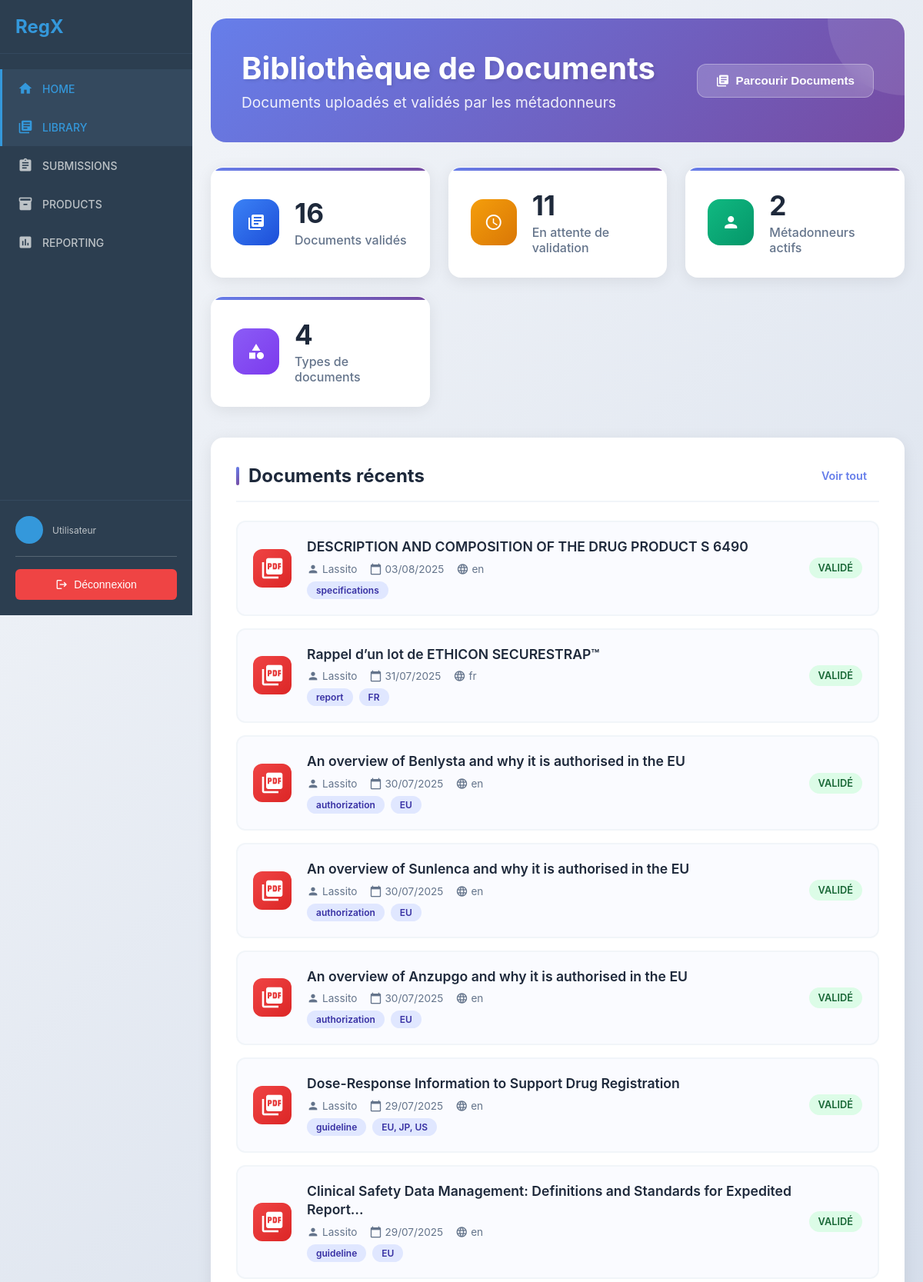
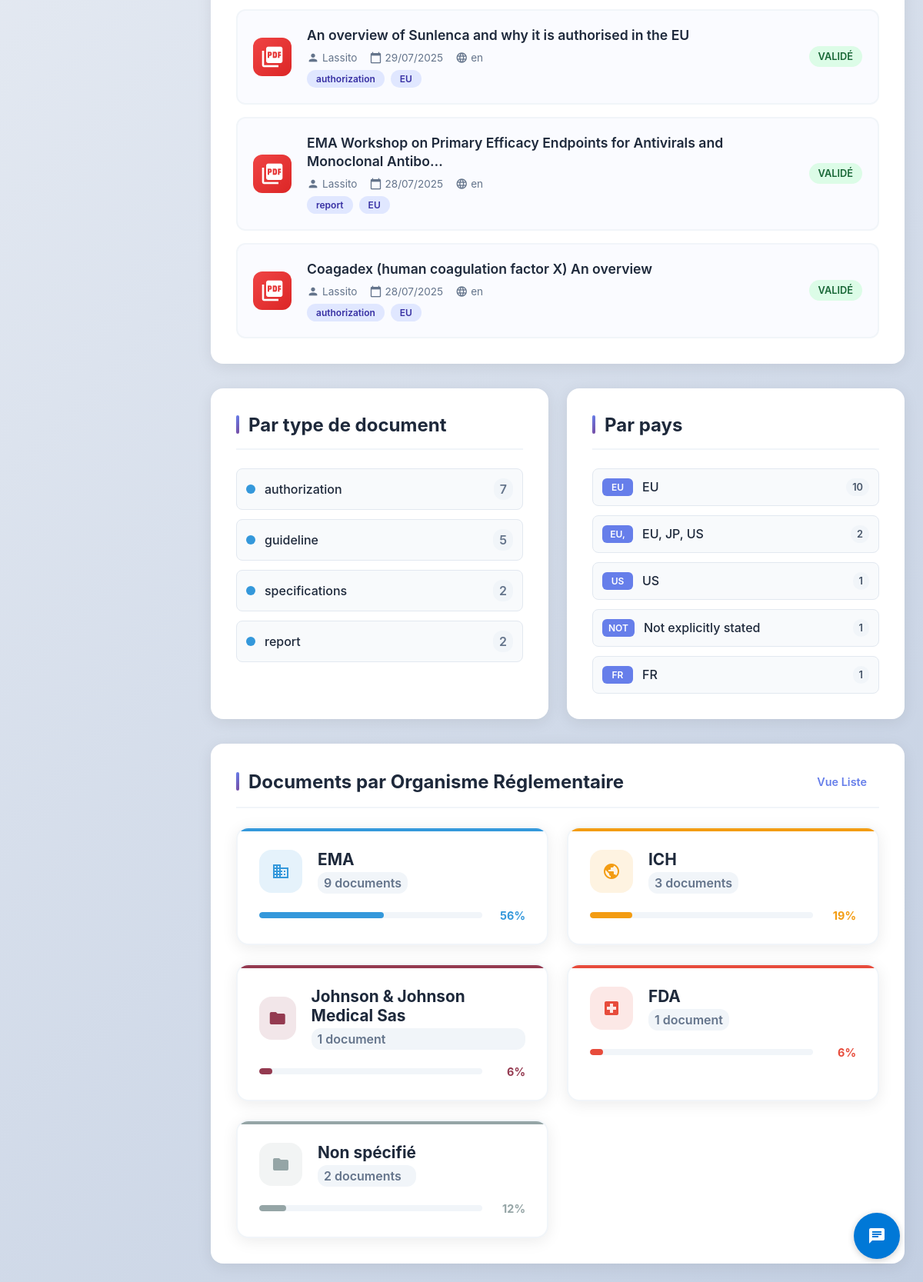
The app's page /client/library/ with its own data (2 pictures, top to bottom).
### rawdocs/models.py (models this page shows, shortened)
class RawDocument(models.Model):
    url = models.URLField(help_text="URL d'origine du PDF", blank=True)
    file = models.FileField(upload_to=pdf_upload_to, help_text="Fichier PDF téléchargé")
    created_at = models.DateTimeField(auto_now_add=True)
    owner = models.ForeignKey(
        settings.AUTH_USER_MODEL,
        on_delete=models.CASCADE,
        related_name='raw_documents',
        null=True, blank=True,
        help_text="Utilisateur qui a téléchargé ce document"
    )
    is_validated = models.BooleanField(default=False, help_text="Document validé par un métadonneur")
    validated_at = models.DateTimeField(null=True, blank=True)
    is_ready_for_expert = models.BooleanField(default=False, help_text="Document prêt pour révision expert")
    expert_ready_at = models.DateTimeField(null=True, blank=True,
                                           help_text="Date à laquelle le document est devenu prêt pour l'expert")
    total_pages = models.IntegerField(default=0, help_text="Nombre total de pages")
    pages_extracted = models.BooleanField(default=False, help_text="Pages extraites individuellement")
    title = models.TextField(blank=True, help_text="Titre du document")
    doc_type = models.CharField("Type", max_length=100, blank=True, help_text="Type du document (guide, rapport…)")
    publication_date = models.CharField(max_length=100, blank=True, help_text="Date de publication")
    version = models.CharField(max_length=50, blank=True, help_text="Version extraite")
    source = models.CharField(max_length=255, blank=True, help_text="Organisation émettrice (EMA, FDA…)")
    context = models.TextField(blank=True, help_text="Contexte extrait (2 phrases max)")
    country = models.CharField(max_length=100, blank=True, help_text="Pays détecté (GPE ou TLD)")
    language = models.CharField(max_length=10, blank=True, help_text="Langue détectée (fr, en…)")
    url_source = models.URLField(blank=True, help_text="URL d'origine pour référence")

### client/library/views.py (the view)
# urls.py: path('', views.library_dashboard, name='dashboard'),
def library_dashboard(request):
    total_documents = cache.get('total_documents')
    if total_documents is None:
        total_documents = RawDocument.objects.filter(is_validated=True).count()
        cache.set('total_documents', total_documents, 300)  # 5 minutes
    pending_validation = RawDocument.objects.filter(is_validated=False).count()
    total_metadonneurs = RawDocument.objects.values('owner').distinct().count()
    recent_documents = RawDocument.objects.filter(
        is_validated=True
    ).select_related('owner').order_by('-created_at')[:10]
    document_type_stats = cache.get('document_type_stats')
    if document_type_stats is None:
        document_type_stats = RawDocument.objects.filter(
            is_validated=True
        ).exclude(doc_type='').values('doc_type').annotate(
            count=Count('id')
        ).order_by('-count')[:5]
        cache.set('document_type_stats', document_type_stats, 300)
    country_stats = cache.get('country_stats')
    if country_stats is None:
        country_stats = RawDocument.objects.filter(
            is_validated=True
        ).exclude(country='').values('country').annotate(
            count=Count('id')
        ).order_by('-count')[:5]
        cache.set('country_stats', country_stats, 300)
    source_categories = cache.get('source_categories')
    if source_categories is None:
        source_stats = RawDocument.objects.filter(
            is_validated=True
        ).values('source').annotate(
            count=Count('id')
        ).order_by('-count')
        categories = {}
        unspecified_count = 0
        unspecified_terms = [
            '', 'NOT EXPLICITLY STATED', 'NON SPÉCIFIÉ', 'NON SPECIFIE',
            'NOT SPECIFIED', 'UNSPECIFIED', 'UNKNOWN', 'N/A', 'NA',
            'NOT AVAILABLE', 'NON DISPONIBLE', 'AUTRE', 'OTHER'
        ]
        for stat in source_stats:
            source_raw = stat['source'] or ''
            source_upper = source_raw.upper().strip()
            count = stat['count']
            if not source_raw or source_upper in unspecified_terms:
                unspecified_count += count
                continue
            matched_key = None
            for key, meta in KNOWN_SOURCES.items():
                if any(alias in source_upper for alias in meta['aliases']):
                    matched_key = key
                    break
            if matched_key:
                if matched_key not in categories:
                    categories[matched_key] = {
                        'name': KNOWN_SOURCES[matched_key]['name'],
                        'count': 0,
                        'color': KNOWN_SOURCES[matched_key]['color']
                    }
                categories[matched_key]['count'] += count
            else:
                custom_key = source_upper.strip().replace(' ', '_')[:32]
                if custom_key not in categories:
                    categories[custom_key] = {
                        'name': source_raw.strip().title() or 'Autre',
                        'count': 0,
                        'color': random_color(source_upper)
                    }
                categories[custom_key]['count'] += count
        if unspecified_count > 0:
            categories['NON_SPECIFIE'] = {
                'name': 'Non spécifié',
                'count': unspecified_count,
                'color': '#95a5a6'  # Couleur grise pour les non spécifiés
            }
        source_categories = categories
        cache.set('source_categories', source_categories, 300)
    context = {
        'total_documents': total_documents,
        'pending_validation': pending_validation,
        'total_metadonneurs': total_metadonneurs,
        'recent_documents': recent_documents,
        'document_type_stats': document_type_stats,
        'country_stats': country_stats,
        'source_categories': source_categories,  # Catégories dynamiques
    }
    return render(request, 'client/library/dashboard.html', context)

### chatbot/templatetags/chatbot_tags.py (called while the page is built)
@register.simple_tag
def chatbot_widget():
    return render_to_string('chatbot/chatbot_widget.html')

### client/library/views.py (called while the page is built)
def random_color(name):
    h = int(hashlib.sha256(name.encode()).hexdigest(), 16)
    r = (h % 200) + 30
    g = ((h >> 8) % 200) + 30
    b = ((h >> 16) % 200) + 30
    return f'#{r:02x}{g:02x}{b:02x}'

### client/templatetags/document_filters.py (called while the page is built)
@register.filter
def document_title(document):
    if document.title and document.title.strip():
        return document.title.strip()
    if document.file:
        clean_name = clean_filename(document.file)
        if clean_name:
            return clean_name
    return "Document sans titre"

### templates/client/library/dashboard.html (shortened to what this page needs)
{% extends 'client/base.html' %}
{% load static %}
{% load document_filters %}
{% block extra_css %}
<link rel="stylesheet" href="{% static 'css/library.css' %}">
{% endblock %}
{% block content %}
<div class="library-dashboard">
    <div class="page-header">
        <div class="header-content">
            <div class="header-info">
                <h1>Bibliothèque de Documents</h1>
                <p>Documents uploadés et validés par les métadonneurs</p>
            </div>
            <div class="header-actions">
                <button class="btn btn-primary" onclick="location.href='{% url 'client:library:document_list' %}'">
                    <i class="material-icons">library_books</i>
                    Parcourir Documents
                </button>
            </div>
        </div>
    </div>
    <div class="stats-grid">
        <div class="stat-card">
            <div class="stat-icon blue">
                <i class="material-icons">library_books</i>
            </div>
            <div class="stat-content">
                <h3>{{ total_documents }}</h3>
                <p>Documents validés</p>
            </div>
        </div>
        <div class="stat-card">
            <div class="stat-icon orange">
                <i class="material-icons">schedule</i>
            </div>
            <div class="stat-content">
                <h3>{{ pending_validation }}</h3>
                <p>En attente de validation</p>
            </div>
        </div>
        <div class="stat-card">
            <div class="stat-icon green">
                <i class="material-icons">person</i>
            </div>
            <div class="stat-content">
                <h3>{{ total_metadonneurs }}</h3>
                <p>Métadonneurs actifs</p>
            </div>
        </div>
        <div class="stat-card">
            <div class="stat-icon purple">
                <i class="material-icons">category</i>
            </div>
            <div class="stat-content">
                <h3>{{ document_type_stats|length }}</h3>
                <p>Types de documents</p>
            </div>
        </div>
    </div>
    <div class="dashboard-content">
        <div class="dashboard-section">
            <div class="section-header">
                <h2>Documents récents</h2>
                <a href="{% url 'client:library:document_list' %}" class="view-all">Voir tout</a>
            </div>
            <div class="documents-list">
                {% for document in recent_documents %}
                <div class="document-card" onclick="location.href='{% url 'client:library:document_detail' document.pk %}'">
                    <div class="document-icon">
                        <i class="material-icons">picture_as_pdf</i>
                    </div>
                    <div class="document-content">
                        <h4>{{ document|document_title|truncatechars:80 }}</h4>
                        <div class="document-meta">
                            <span class="meta-item">
                                <i class="material-icons">person</i>
                                {{ document.owner.username|default:"Anonyme" }}
                            </span>
                            <span class="meta-item">
                                <i class="material-icons">calendar_today</i>
                                {{ document.created_at|date:"d/m/Y" }}
                            </span>
                            {% if document.language %}
                            <span class="meta-item">
                                <i class="material-icons">language</i>
                                {{ document.language }}
                            </span>
                            {% endif %}
                        </div>
                        {% if document.doc_type %}
                        <div class="document-tags">
                            <span class="tag">{{ document.doc_type }}</span>
                            {% if document.country %}
                            <span class="tag">{{ document.country }}</span>
                            {% endif %}
                        </div>
                        {% endif %}
                    </div>
                    <div class="document-actions">
                        <span class="status validated">Validé</span>
                    </div>
                </div>
                {% empty %}
                <div class="empty-state">
                    <i class="material-icons">library_books</i>
                    <h3>Aucun document disponible</h3>
                    <p>Les documents uploadés et validés par les métadonneurs apparaîtront ici.</p>
                </div>
                {% endfor %}
            </div>
        </div>
        <div class="dashboard-grid">
            <div class="dashboard-section">
                <div class="section-header">
                    <h2>Par type de document</h2>
                </div>
                <div class="category-stats">
                    {% for type_stat in document_type_stats %}
                    <div class="category-item" onclick="location.href='{% url 'client:library:documents_by_type' type_stat.doc_type %}'" style="cursor: pointer; transition: all 0.3s ease;">
                        <div class="category-color" style="background-color: #3498db;"></div>
                        <span class="category-name">{{ type_stat.doc_type }}</span>
                        <span class="category-count">{{ type_stat.count }}</span>
                    </div>
                    {% empty %}
                    <p class="no-data">Aucun type de document détecté</p>
                    {% endfor %}
                </div>
            </div>
            <div class="dashboard-section">
                <div class="section-header">
                    <h2>Par pays</h2>
                </div>
                <div class="authority-stats">
                    {% for country_stat in country_stats %}
                    <div class="authority-item" onclick="location.href='{% url 'client:library:documents_by_country' country_stat.country %}'" style="cursor: pointer; transition: all 0.3s ease;">
                        <span class="authority-code">{{ country_stat.country|slice:":3"|upper }}</span>
                        <span class="authority-name">{{ country_stat.country }}</span>
                        <span class="authority-count">{{ country_stat.count }}</span>
                    </div>
                    {% empty %}
                    <p class="no-data">Aucun pays détecté</p>
                    {% endfor %}
                </div>
            </div>
        </div>
        {% if source_categories %}
        <div class="dashboard-section">
            <div class="section-header">
                <h2>Documents par Organisme Réglementaire</h2>
                <div style="display: flex; gap: 8px;">
                    <a href="{% url 'client:library:document_list_horizontal' %}" class="view-all">Vue Liste</a>
                </div>
            </div>
            <div class="source-categories-grid">
                {% for key, category in source_categories.items %}
                <div class="source-category-card"
                     style="--category-color: {{ category.color }}; --category-color-light: {{ category.color }}20;"
                     onclick="location.href='{% url 'client:library:documents_by_category' key|lower %}'">
                    <div class="category-header">
                        <div class="category-icon">
                            <i class="material-icons">
                            </i>
                        </div>
                        <div class="category-info">
                            <h3>{{ category.name }}</h3>
                            <p class="category-count">{{ category.count }} document{{ category.count|pluralize }}</p>
                        </div>
                    </div>
                    <div class="category-progress">
                        <div class="progress-bar">
                            <div class="progress-fill" style="width: {% widthratio category.count total_documents 100 %}%;"></div>
                        </div>
                        <span class="progress-text">{% widthratio category.count total_documents 100 %}%</span>
                    </div>
                </div>
                {% endfor %}
            </div>
        </div>
        {% endif %}
    </div>
</div>
{% endblock %}

### static/css/main.css (style rules this page uses)
* { margin: 0; padding: 0; box-sizing: border-box; }
body { font-family: 'Inter', sans-serif; background-color: #f5f5f5; color: #333; }
.btn { padding: 10px 20px; border: none; border-radius: 6px; font-size: 14px; font-weight: 500; cursor: pointer; transition: all 0.3s ease; display: inline-flex; align-items: center; gap: 8px; text-decoration: none; }
.btn-primary { background-color: #3498db; color: white; }
.btn i { font-size: 18px; }

### records on screen
RawDocument: title "DESCRIPTION AND COMPOSITION OF THE DRUG PRODUCT S 6490", owner.username "Lassito", created_at "03/08/2025", language "en", doc_type "specifications"
RawDocument: title "Rappel d’un lot de ETHICON SECURESTRAP™", owner.username "Lassito", created_at "31/07/2025", language "fr", doc_type "report", country "FR"
RawDocument: title "An overview of Benlysta and why it is authorised in the EU", owner.username "Lassito", created_at "30/07/2025", language "en", doc_type "authorization", country "EU"
RawDocument: title "An overview of Sunlenca and why it is authorised in the EU", owner.username "Lassito", created_at "30/07/2025", language "en", doc_type "authorization", country "EU"
RawDocument: title "An overview of Anzupgo and why it is authorised in the EU", owner.username "Lassito", created_at "30/07/2025", language "en", doc_type "authorization", country "EU"
RawDocument: title "Dose-Response Information to Support Drug Registration", owner.username "Lassito", created_at "29/07/2025", language "en", doc_type "guideline", country "EU, JP, US"
RawDocument: title "Clinical Safety Data Management: Definitions and Standards for Expedited Report…", owner.username "Lassito", created_at "29/07/2025", language "en", doc_type "guideline", country "EU"
RawDocument: title "An overview of Sunlenca and why it is authorised in the EU", owner.username "Lassito", created_at "29/07/2025", language "en", doc_type "authorization", country "EU"
RawDocument: title "EMA Workshop on Primary Efficacy Endpoints for Antivirals and Monoclonal Antibo…", owner.username "Lassito", created_at "28/07/2025", language "en", doc_type "report", country "EU"
RawDocument: title "Coagadex (human coagulation factor X) An overview", owner.username "Lassito", created_at "28/07/2025", language "en", doc_type "authorization", country "EU"

### other values on screen
{{ total_documents }} "16"
{{ pending_validation }} "11"
{{ total_metadonneurs }} "2"
{{ document_type_stats|length }} "4"
{{ type_stat.doc_type }} "authorization" "guideline" "specifications" "report"
{{ type_stat.count }} "7" "5" "2" "2"
{{ country_stat.country|slice:":3"|upper }} "EU" "EU," "US" "NOT" "FR"
{{ country_stat.country }} "EU" "EU, JP, US" "US" "Not explicitly stated" "FR"
{{ country_stat.count }} "10" "2" "1" "1" "1"
{{ category.name }} "EMA" "ICH" "Johnson & Johnson Medical Sas" "FDA" "Non spécifié"
{{ category.count }} "9" "3" "1" "1" "2"
